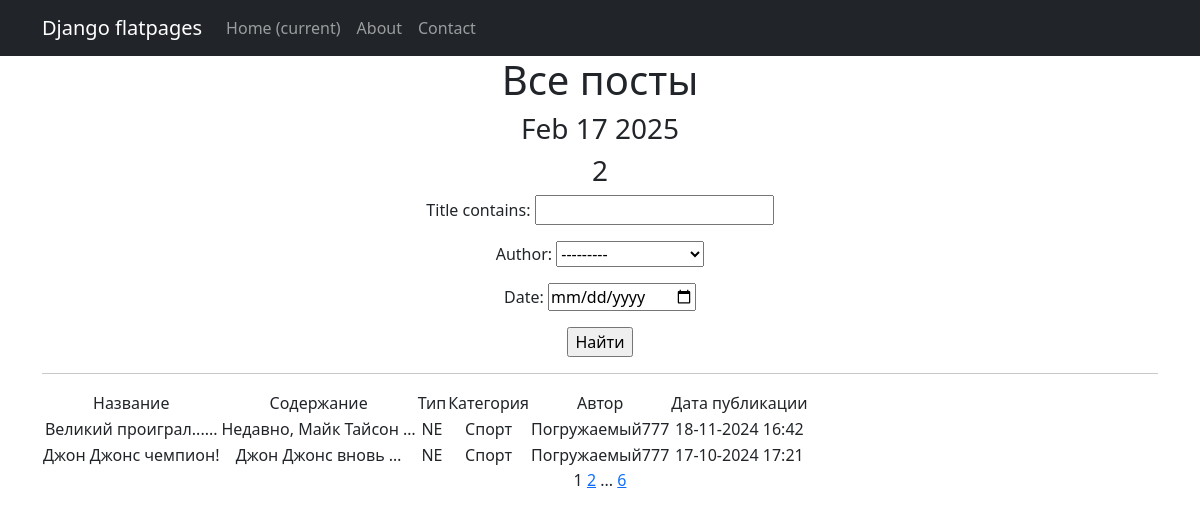
/posts/, run on the app's committed database.
### news/models.py (models this page shows, shortened)
class Post(models.Model):
    title = models.CharField(max_length=255)
    type = models.CharField(max_length=2, choices=TYPE, default=news)
    time_in = models.DateTimeField(auto_now_add=True)
    content = models.TextField()
    author = models.ForeignKey("Author", on_delete=models.CASCADE)
    category = models.ManyToManyField("Category", through="PostCategory")
    rating = models.IntegerField(default=0)

class Category(models.Model):
    name = models.CharField(max_length=64, unique=True)
    subscribers = models.ManyToManyField(User, blank=True, null=True, related_name='categories')

class Author(models.Model):
    user = models.OneToOneField(User, on_delete = models.CASCADE)
    post_rating = models.IntegerField(default=0)

### news/views.py (the view)
# urls.py: path('', PostsList.as_view(), name='post_list'),
class PostsList(ListView):
    model = Post
    ordering = 'title'
    template_name = 'flatpages/posts.html'
    context_object_name = 'posts'
    paginate_by = 2
    def get_queryset(self):
        queryset = super().get_queryset()
        self.filterset = PostFilter(self.request.GET, queryset)
        return self.filterset.qs
    def get_context_data(self, **kwargs):
        context = super().get_context_data(**kwargs)
        context['filterset'] = self.filterset
        return context

### news/templatetags/custom_filters.py (called while the page is built)
@register.filter()
def censor(value,):
    redis = "редиска"
    if redis in value:
        value = value.replace("редиска", "р" + "+" * 6)
    return value

### news/templatetags/custom_tags.py (called while the page is built)
@register.simple_tag()
def current_time(format_string='%b %d %Y'):
   return datetime.utcnow().strftime(format_string)

@register.simple_tag(takes_context=True)
def url_replace(context, **kwargs):
   d = context['request'].GET.copy()
   for k, v in kwargs.items():
       d[k] = v
   return d.urlencode()

### templates/flatpages/posts.html (shortened to what this page needs)
{% extends 'flatpages/default.html' %}
{% load custom_filters %}
{% load custom_tags %}
{% block content %}
   <h1>Все посты</h1>
   <h3>{% current_time '%b %d %Y' %}</h3>
   <h3> {{ posts|length}} </h3>
   <form action="" method="get">
       {{ filterset.form.as_p }}
       <input type="submit" value="Найти" />
   </form>
   <hr>
   {% if posts %}
       <table>
           <tr>
               <td>Название</td>
               <td>Содержание</td>
               <td>Тип</td>
               <td>Категория</td>
               <td>Автор</td>
               <td>Дата публикации</td>
           </tr>
           {% for post in posts %}
           <tr>
               <td>{{ post.title|censor }}</td>
               <td>{{ post.content|censor|truncatewords:3 }}</td>
               <td>{{ post.type }}</td>
               <td>
                   {% for cat in post.category.all %}
                        {{ cat.name }}
                   {% endfor %}
               </td>
               <td>{{ post.author.user }}</td>
               <td>{{ post.time_in|date:"d-m-Y H:i" }}</td>
           </tr>
           {% endfor %}
       </table>
   {% else %}
       <h2>Постов нет!</h2>
   {% endif %}
   {{ page_obj.number }}
   {% if page_obj.has_next %}
       <a href="?{% url_replace page=page_obj.next_page_number %}">{{ page_obj.next_page_number }}</a>
       {% if paginator.num_pages != page_obj.next_page_number %}
           ...
           <a href="?{% url_replace page=page_obj.paginator.num_pages %}">{{ page_obj.paginator.num_pages }}</a>
       {% endif %}
   {% endif %}
{% endblock content %}

### templates/flatpages/default.html (shortened to what this page needs)
<!DOCTYPE html>
<html lang="en">
    <head>
        {% load static %}
        <link href="{% static 'css/styles.css' %}" rel="stylesheet" />
    </head>
    <body>
        <nav class="navbar navbar-expand-lg navbar-dark bg-dark static-top">
   <div class="container">
       <a class="navbar-brand" href="#">Django flatpages</a>
       <div class="collapse navbar-collapse" id="navbarResponsive">
           <ul class="navbar-nav ml-auto">
               <li class="nav-item active">
                   <a class="nav-link" href="#">Home
                       <span class="sr-only">(current)</span>
                   </a>
               </li>
               <li class="nav-item">
                   <a class="nav-link" href="/about/">About</a>
               </li>
               <li class="nav-item">
                   <a class="nav-link" href="/contacts/">Contact</a>
               </li>
           </ul>
       </div>
   </div>
</nav>
        <div class="container">
   <div class="row">
       <div class="col-lg-12 text-center">
           {% block content %}
           {% endblock content %}
       </div>
   </div>
</div>
    </body>
</html>

### data on the page
Post: title|censor "Великий проиграл......", content|censor "Недавно, Майк Тайсон …", type "NE", author.user "Погружаемый777", time_in "18-11-2024 16:42"
Category: name "Спорт"
Post: title|censor "Джон Джонс чемпион!", content|censor "Джон Джонс вновь …", type "NE", author.user "Погружаемый777", time_in "17-10-2024 17:21"

### other printed values
{{ posts|length }} "2"
{{ page_obj.number }} "1"
{{ page_obj.next_page_number }} "2"
{{ page_obj.paginator.num_pages }} "6"
